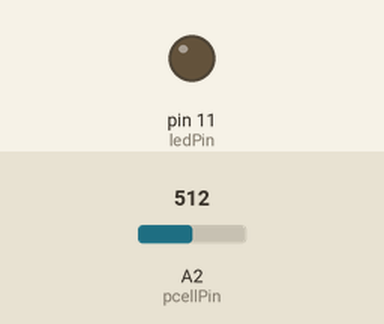
The sketch below on a simulated Arduino Uno, built with avr-gcc and run on an emulated ATmega328P. Shown: output pins drawn as LEDs (lit = HIGH). Inputs (shaded band) come from the test bench; at power-on: A2 (pcellPin) = 512.

Above: at 1.2 s.
1.3 s: A2 (pcellPin) set to 107
2.8 s: A2 (pcellPin) set to 88
At 3.87 s:
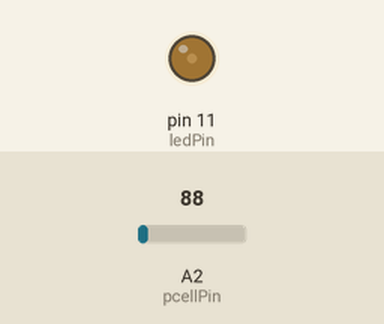
At 8.3 s:
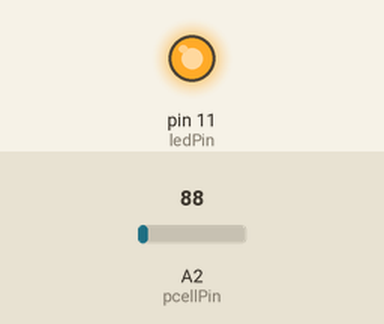
Timing chart, 0 to 9.8 s (numbered marks = the images above; inputs shaded):
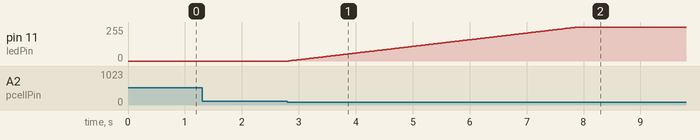

Measured:
- the behaviour switches between 100 and 99 on A2 (pcellPin) (found by bisection; images 0 and 1)
- after the input at 1.3 s, every drawn part: stays the same
- after the input at 2.8 s, pin 11 (ledPin): moves from 0/255 to 255/255 over 5.1 s, starting at once

The sketch:

arduino-nightlight.pde
```cpp
/*
 * Night Light
 *
 * A basic Arduino example that Fades in an LED if the ambient light
 * (measured by a photocell) in the room goes below a certain value.
 * If the ambient light in the room goes above that value, the LED
 * fades out. Connect the LED to pin 11 (PWM) with necessary reisitor
 * and a photocell to analog pin 2 with 5v pulldown.
 *
 * Dan Wagoner
 * http://www.nerdybynature.com
*/


int ledPin = 11;                                  // LED connected to digital pin 11
int pcellPin = 2;                                 // Photocell connected to analog pin 2
int pcellVal = 0;                                 // define photocell variable
int ledLit = 0;                                   // define boolean

void setup(){
  pinMode(ledPin, OUTPUT);                        // sets the digital pin as output
  pinMode(pcellVal, INPUT);                       // sets the analog pin as input
}

void loop(){
pcellVal = analogRead(pcellPin);                  // get value from photocell

// Serial.begin(9600);                            // print values to serial for troubleshooting
// Serial.println(pcellVal);

if (pcellVal < 100 and ledLit == 0){              // check if ambient lights are off and LED not lit
    fadeLed(1);}                                  // if so, turn the LED on
else if (pcellVal > 100 and ledLit == 1){         // check if ambient lights are on and LED lit
    fadeLed(0);}                                  // if so, turn the LED off
}

void fadeLed(int x){                              // fade function
if (x == 1){                                      // fade LED in
   for (int i=0; i <= 255; i++){
      analogWrite(ledPin, i);
      delay(20);}
   ledLit = 1;}                                   // LED status = ON
else{                                             // fade LED out
   for (int i=254; i >= 0; i--){
      analogWrite(ledPin, i);
      delay(10);}
   ledLit = 0;}                                   // LED status = OFF
}
```
